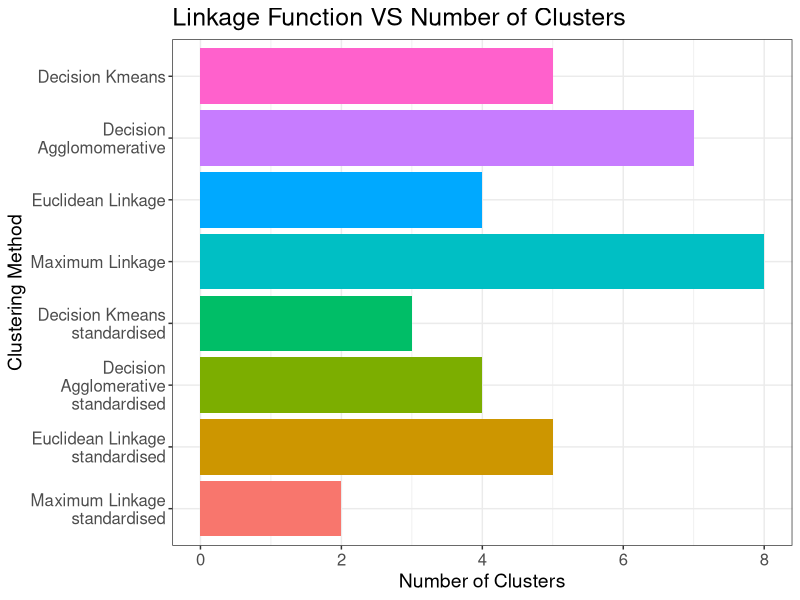

Recreate this plot in R.
library(tidyverse)


data <- tibble(method = c("Maximum Linkage standardised",
                          "Euclidean Linkage standardised",
                          "Decision Agglomerative standardised",
                          "Decision Kmeans standardised",
                          "Maximum Linkage",
                          "Euclidean Linkage",
                          "Decision Agglomomerative",
                          "Decision Kmeans"), num_clusts = c(2,5,4,3,8,4,7,5)) %>%
  mutate(method = as_factor(method))


data %>% 
  ggplot(aes(num_clusts, x = method)) +
  geom_bar(stat="identity", position = "dodge", aes(fill = method)) +
  theme_bw() +
  coord_flip() +
  #Allowing labels to go onto 2 lines if required
  scale_x_discrete(labels = function(x) str_wrap(x, width = 20)) +
  theme(legend.position = "none") +
  #title ="Median Weekly Face-to-Face Appointment Count by Season",
  labs(y = "Number of Clusters",
       x = "Clustering Method") +
  # theme(axis.text.x = element_text(angle = 90)) + 
  theme(axis.text=element_text(size=12),
        axis.title=element_text(size=14),
        plot.title = element_text(size = 18)) +
  ggtitle("Linkage Function VS Number of Clusters")

